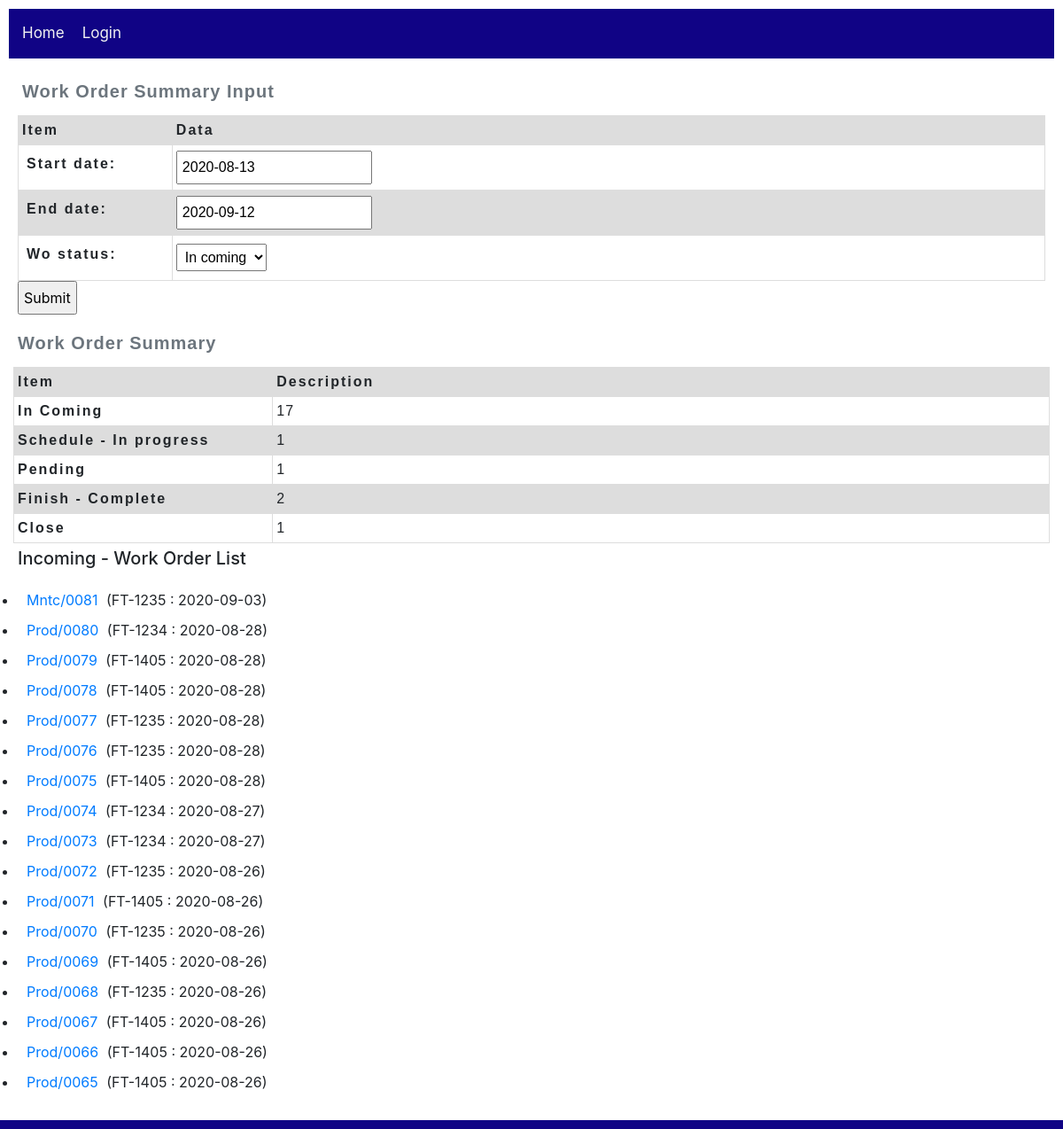
Before: /workOrder/work_order/summary/ with the older database file.
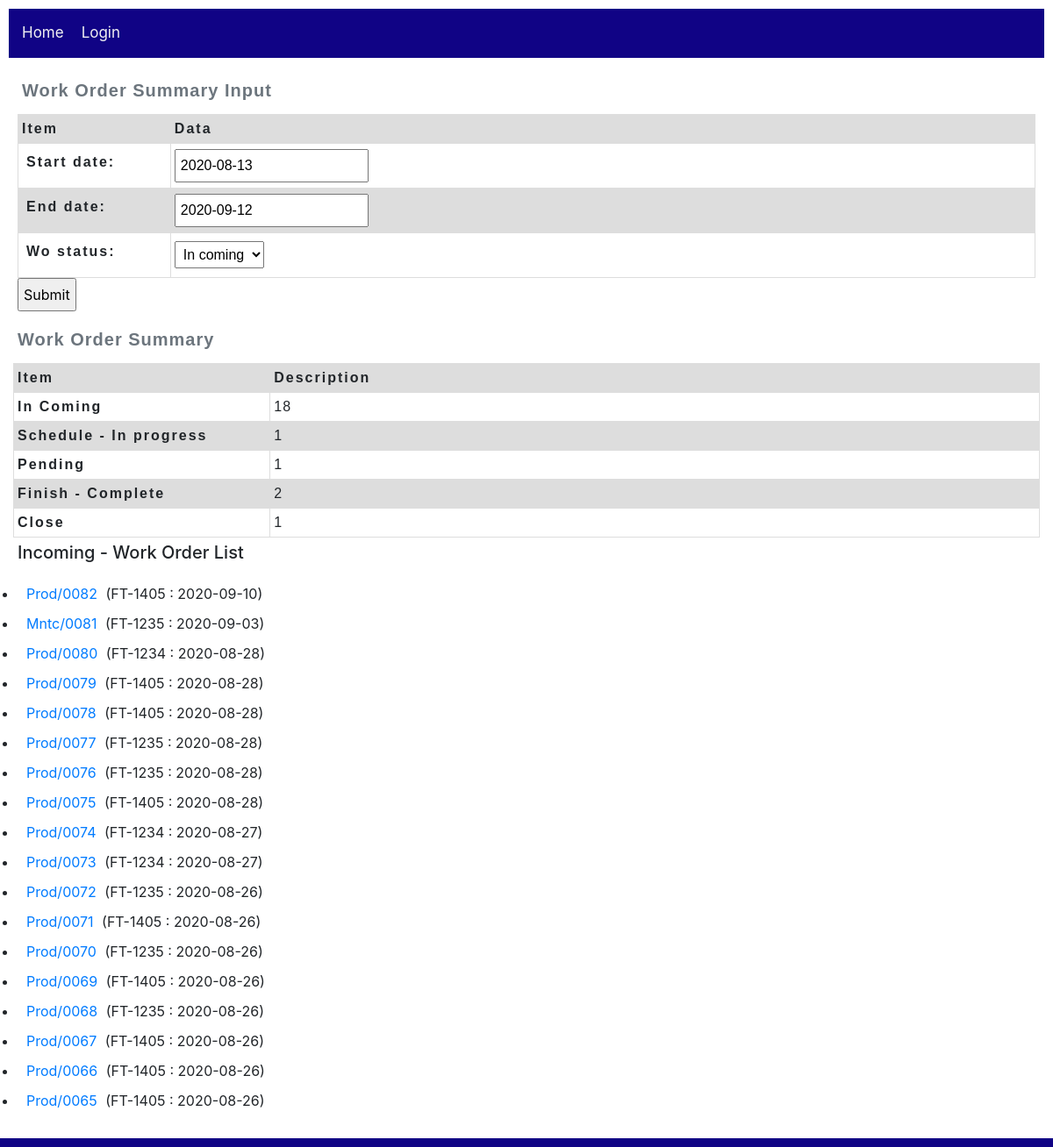
After: the same page with the newer database file.
### workOrder/models.py (models this page shows, shortened)
class Work_order(models.Model):
    wo_number = models.CharField(max_length=20, null=True)
    tagnumber = models.CharField(max_length=50, null=True, help_text='Enter tagnumber(eg. FT-1405)')
    problem = models.TextField(max_length=1000, null=True)
    originator = models.ForeignKey(User,
        on_delete=models.SET_NULL,
        null=True)
    dest_section = models.ForeignKey(Section,
        on_delete=models.SET_NULL,
        null=True)
    PRIORITY_STATUS = (
        ('n', 'Normal'),
        ('e', 'Emergency'),
        ('s', 'Shutdown'),
        ('o', 'Other'),
    )
    priority = models.CharField(max_length=1,
        choices=PRIORITY_STATUS,
        blank=True,
        default='n')
    date_open = models.DateField()
    date_finish = models.DateField(null=True)
    status_wo = models.ForeignKey(Status,
        on_delete=models.SET_NULL,
        null=True)
    status = models.CharField(max_length=2,
        blank=True)
    current_user_id = models.IntegerField(null=True)
    executor_user_id = models.IntegerField(null=True)
    class Meta:
        ordering = ['originator','status','wo_number']
    def get_absolute_url(self):
        return reverse('workOrder:work_order-detail', args=[str(self.id)])

### workOrder/views.py (the view, shortened to what this page needs)
# urls.py: path('work_order/summary/', views.WoSummaryReportView.as_view(), name='work_order-summary'),
class WoSummaryReportView(FormView):
    template_name = 'workOrder/WoSummaryReport_form.html'
    form_class = WoSummaryReportForm
    success_url = '/workOrder/work_order/summary/'
    def get_initial(self):
        print('get_initial')
        initial = super(WoSummaryReportView, self).get_initial()
        end_date = datetime.date.today()
        start_date = end_date - datetime.timedelta(days=30)
        wo_status ='i'
        initial['start_date'] = self.request.GET.get("start_date",start_date)
        initial['end_date'] = self.request.GET.get("end_date",end_date)
        initial['wo_status'] = self.request.GET.get("wo_status",wo_status)
        return initial
    def get_context_data(self, **kwargs):
        pendingList = ["ns", "nl", "nm", "ot"] #Shutdown, Need Material, MOC, Other
        finishList = ["fn", "cm"] #finish, complete
        scheduleList = ["ec", "ip", "sc"] #Execute, in progress, schedule
        closeList = ["cl"] #close
        context = super().get_context_data(**kwargs)
        print('get_context_data:')
        print(f'self.kwargs.get("start_date") => {self.kwargs.get("start_date")}')
        frm = context["form"]
        end_date = frm['end_date'].value()
        start_date = frm['start_date'].value()
        wo_status = frm['wo_status'].value()
        print(f'start_date => {start_date}')
        print(f'end_date => {end_date}')
        print(f'wo_status => {wo_status}')
        woList = Work_order.objects.all().filter(date_open__range=[start_date, end_date])
        if wo_status == 's':#schedule
            woList = woList.filter(status__in=scheduleList)
            caption = 'Schedule - Work Order List'
        elif wo_status == 't':#finishList
            woList = woList.filter(status__in=finishList)
            caption = 'Finish - Work Order List'
        elif wo_status == 'p':#pendingList
            woList = woList.filter(status__in=pendingList)
            caption = 'Pending - Work Order List'
        elif wo_status == 'c':#close
            woList = woList.filter(status__in=closeList)
            caption = 'Close - Work Order List'
        else:
            woList = woList
            caption = 'Incoming - Work Order List'
        context['wo_list'] = woList.order_by('-pk')
        woOpen = woList.count()
        context['caption'] = caption
        context['woOpen'] = woOpen
        woClose = woList.filter(status__in=closeList).count()
        context['woClose'] = woClose
        woPending = woList.filter(status__in=pendingList).count()
        context['woPending'] = woPending
        woFinishComplete = woList.filter(status__in=finishList).count()
        context['woFinishComplete'] = woFinishComplete
        woInprogress = woList.filter(status__in=scheduleList).count()
        context['woInprogress'] = woInprogress
        return context

### workOrder/forms.py (shortened to what this page needs)
class WoSummaryReportForm(forms.Form):
    WO_STATUS = (
        ('i', 'In coming'),
        ('p', 'Pending'),
        ('s', 'Schedule'),
        ('t', 'Complete'),
        ('c', 'Close'),
    )
    start_date = forms.DateField(widget=DateInput())
    end_date = forms.DateField(widget=DateInput())
    wo_status = forms.CharField(widget=Select(choices=WO_STATUS))

### workOrder/templates/workOrder/WoSummaryReport_form.html (shortened to what this page needs)
{% extends "base_workOrder.html" %}
{% block content %}
    <form action="" method="get">
        <table class="WoForm">
            <caption>Work Order Summary Input</caption>
            <thead>
                <tr>
                <th scope="col">Item</th>
                <th scope="col">Data</th>
                </tr>
            </thead>
            <tbody>
                {{ form.as_table }}
            </tbody>
        </table>
        <input type="submit" value="Submit">
    </form>
    <table class="WoSummary">
        <caption>Work Order Summary</caption>
        <thead>
            <tr>
                <th scope="col">Item</th>
                <th scope="col">Description</th>
            </tr>
        </thead>
        <tbody>
            <tr>
                <th scope="row">In Coming</th>
                <td>{{ woOpen }}</td>
            </tr>
            <tr>
                <th scope="row">Schedule - In progress</th>
                <td>{{ woInprogress }}</td>
            </tr>
            <tr>
                <th scope="row">Pending</th>
                <td>{{ woPending }}</td>
            </tr>
            <tr>
                <th scope="row">Finish - Complete</th>
                <td>{{ woFinishComplete }}</td>
            </tr>
            <tr>
                <th scope="row">Close</th>
                <td>{{ woClose }}</td>
            </tr>
        </tbody>
    </table>
    <h5 id="woListTitle">{{caption}}</h5>
    <ul>
        {% for work_order in wo_list %}
          <li>
            <a href="{{ work_order.get_absolute_url }}">{{ work_order.wo_number }}</a>
                ({{work_order.tagnumber}} : {{work_order.date_open}})
          </li>
        {% endfor %}
    </ul>
{% endblock %}

### workOrder/templates/base_workOrder.html (shortened to what this page needs)
<!DOCTYPE html>
<html lang="en">
    <head>
        <link rel="stylesheet" href="https://stackpath.bootstrapcdn.com/bootstrap/4.1.3/css/bootstrap.min.css">
        <link rel="stylesheet" href="http://code.jquery.com/ui/1.11.0/themes/smoothness/jquery-ui.css">
        {% load static %}
        <link rel="stylesheet" href="{% static 'css/styles.css' %}">
    </head>
    <body>
        <div class="topnav">
            <ul>
                <li><a href="{% url 'home-cmms' %}">Home</a></li>
                {% if user.is_authenticated %}
                    <li><a href="{% url 'workOrder:work_orders'%}">Work Order List</a></li>
                    <li><a href="{% url 'logout'%}?next={{request.path}}">Logout</a></li>
                {% else %}
                    <li><a href="{% url 'login'%}?next={{request.path}}">Login</a></li>
                {% endif %}
            </ul>
        </div>
        <div>{% block content %}{% endblock %}</div>
        <div class="footer">
        </div>
    </body>
</html>

### workOrder/static/css/styles.css (style rules this page uses)
* { padding: 5px; }
.topnav { overflow: hidden; background-color: rgb(16, 3, 133); }
.topnav ul { list-style-type: none; margin: 0; padding: 0; overflow: hidden; background-color: rgb(16, 3, 133); }
.topnav ul li { float: left; color: #f2f2f2; text-align: center; padding: 5px; text-decoration: none; font-size: 17px; }
.topnav ul li a { float: left; color: #f2f2f2; text-align: center; padding: 5px; text-decoration: none; font-size: 17px; }
.footer { position: fixed; left: 0; bottom: 0; width: 100%; background-color: rgb(16, 3, 133); color: white; text-align: right; }
* { box-sizing: border-box; }
table { table-layout: fixed; width: 100%; border-collapse: collapse; }
caption { font-family: sans-serif; font-size: 20px; font-weight: bold; caption-side: top; text-align: left; letter-spacing: 1px; }
td, th { border: 1px solid #dddddd; text-align: left; padding: 4px; }
th { letter-spacing: 2px; }
td { letter-spacing: 1px; }
thead th { background-color: #dddddd; }
tr:nth-child(even) { background-color: #dddddd; }
table.WoSummary { font-family: arial, sans-serif; }
table.WoSummary thead th:nth-child(1) { width: 25%; }
table.WoForm { font-family: arial, sans-serif; }
table.WoForm thead th:nth-child(1) { width: 15%; }

Changed rows visible on the page:
added Work_order: wo_number "Prod/0082", tagnumber "FT-1405", date_open "2020-09-10"
Other visible differences:
{{ woOpen }}: "17" → "18"
